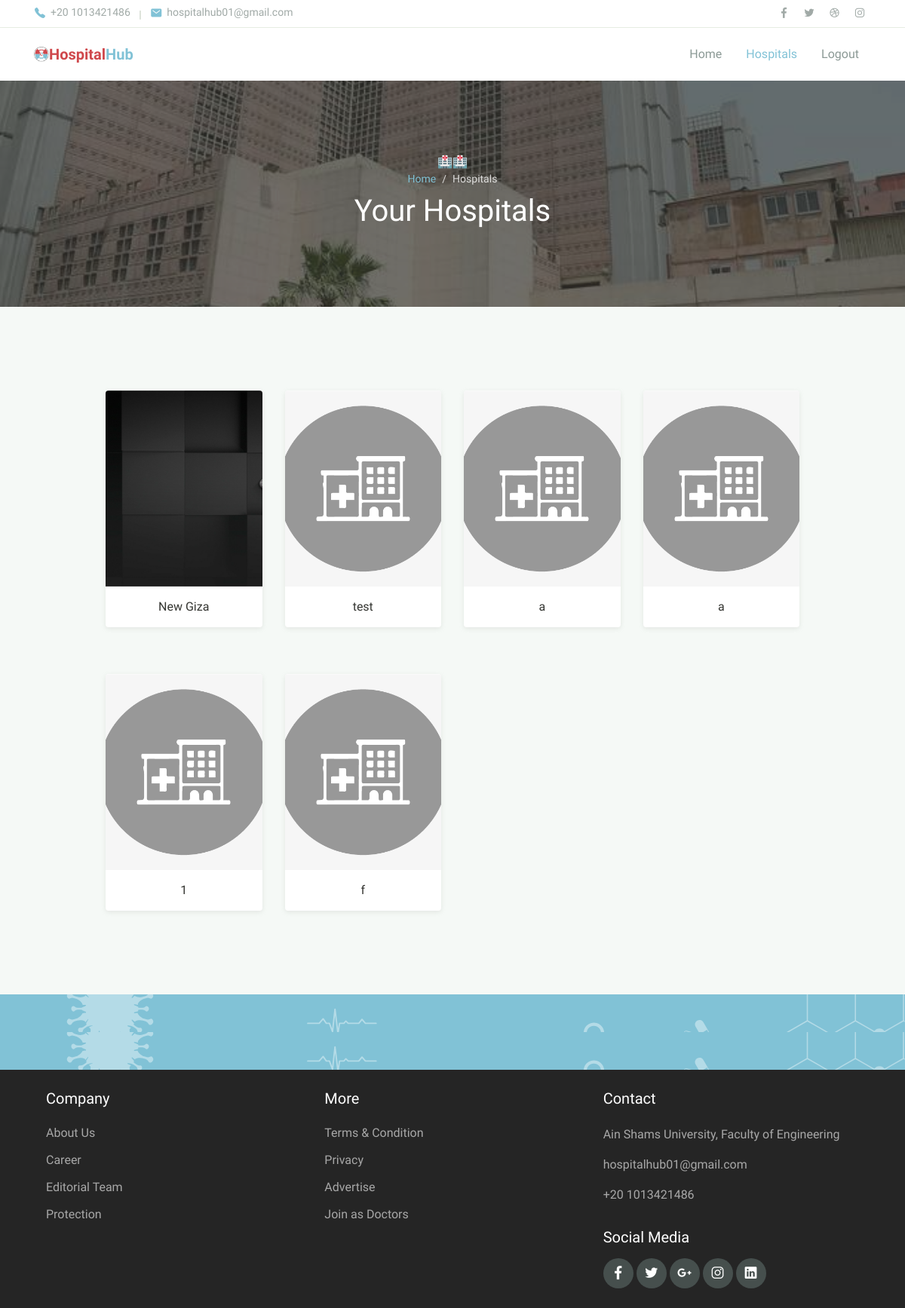
/hospital_hub/owner/view_hospitals (signed in), run on an earlier commit of the app's database.
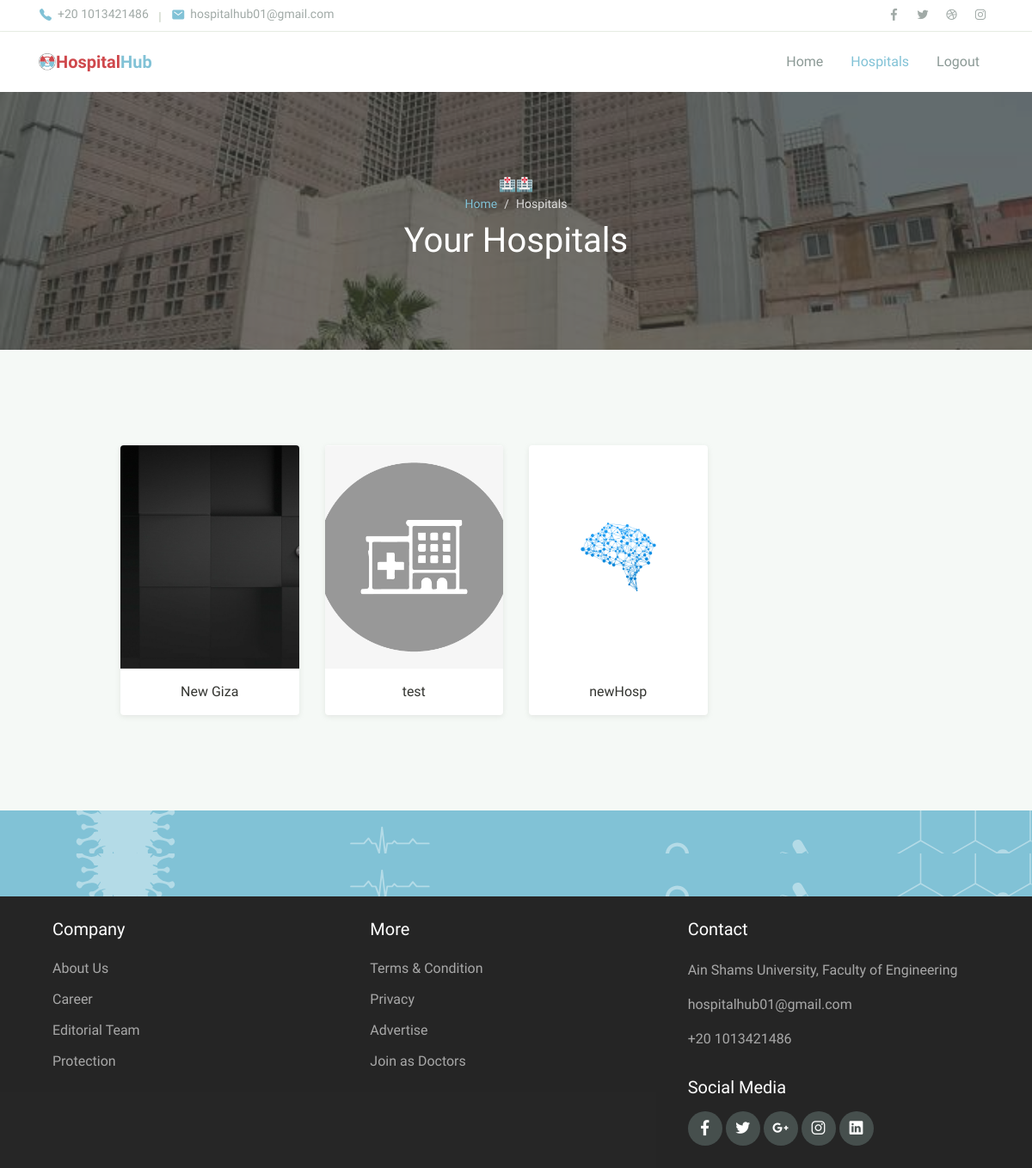
And on a later commit of the database.
### hospital_hub/models.py (models this page shows, shortened)
class Hospital(models.Model):
    name = models.CharField(max_length=100)
    city = models.ForeignKey(City, on_delete=models.PROTECT, null=True)
    specialities = models.ManyToManyField(Speciality, blank=True, null=True)
    image = models.ImageField(
        upload_to="media/", null=True, default="media/no_hospital_img.png")

### hospital_hub/views.py (the view)
# urls.py: path('owner/view_hospitals', views.Owner.OwnerViewHospitals,
    def OwnerViewHospitals(request):
        if not request.user.is_authenticated:
            return HttpResponseRedirect(reverse('owner_login'))
        elif not request.user.is_owner:
            return HttpResponseRedirect(reverse('home'))
        hospitals = HospitalModel.objects.all()
        if hospitals.count() == 0:
            return render(request, "hospital_hub/Owner/owner_view_hospitals.html", {"hospitals": None})
        else:
            return render(request, "hospital_hub/Owner/owner_view_hospitals.html", {"hospitals": hospitals})

### hospital_hub/models.py (called while the page is built)
    @property
    def is_owner(self):
        return self.owner

### hospital_hub/templates/hospital_hub/Owner/owner_view_hospitals.html (shortened to what this page needs)
{%extends 'hospital_hub/Admin/admin_layout.html'%}
{%load static%}
{%block body%}
<header>
    <nav class="navbar navbar-expand-lg navbar-light shadow-sm">
        <div class="container">
            <img src="{%static 'hospital_hub/assets/img/logo2.png'%}" alt="" style="width:20px;">
            <a style="color:#81C2D6" class="navbar-brand" href="#"><span class="text-primary2">Hospital</span>Hub </a>
            <div class="collapse navbar-collapse" id="navbarSupport">
                    <ul class="navbar-nav ml-auto">
                        <li class="nav-item ">
                            <a class="nav-link " href="{%url 'owner_home'%}">Home</a>
                        </li>
                            <li class="nav-item">
                            <a class="nav-link active" href="{%url 'owner_view_hospitals'%}">Hospitals</a>
                        </li>
                        <li class="nav-item">
                            <a class="nav-link" href="{%url 'owner_logout'%}">Logout</a>
                        </li>
                    </ul>
                </div>
        </div>
    </nav>
</header>
<div class="page-banner overlay-dark bg-image"
    style="background-image: url(../../../static/hospital_hub/assets/img/bg_image_1.jpg)">
    <div class="banner-section">
        <div class="container text-center wow fadeInUp">
            <span class="subhead">🏥{{hospital_name}}🏥</span>
            <nav aria-label="Breadcrumb">
                <ol class="breadcrumb breadcrumb-dark bg-transparent justify-content-center py-0 mb-2">
                    <li class="breadcrumb-item"><a href="{%url 'owner_home'%}">Home</a></li>
                    <li class="breadcrumb-item active" aria-current="page">
                        Hospitals
                    </li>
                </ol>
            </nav>
            <h1 class="font-weight-normal">Your Hospitals</h1>
        </div>
    </div>
</div>
<div class="page-section bg-light">
    <div class="container">
        <div class="row justify-content-center">
            <div class="col-lg-10">
                <div class="row">
                    {%if hospitals %}
                        {%for hospital in hospitals %}
                            <div class="col-md-6 col-lg-3 py-3 wow zoomIn">
                                <div class="card-doctor">
                                    <div class="header">
                                        {%if hospital.image %}
                                            <img src="{{hospital.image.url}}" alt="" height="260" style="object-fit: cover;">
                                        {% else %}
                                            <img src="https://www.w3schools.com/images/lamp.jpg" alt="" height="260" style="object-fit: cover;">
                                        {%endif%}
                                    </div>
                                    <div class="body">
                                        <p class="text-x2 mb-0" style="text-align: center">
                                            {{hospital.name}}
                                        </p>
                                    </div>
                                </div>
                            </div>
                        {%endfor%}
                    {%else%}
                        <h1 style="color:grey;">Your have no hospitals added yet.</h1>
                    {%endif%}
                </div>
            </div>
        </div>
    </div>
                                </div>
<div class="page-section banner-home bg-image"
style="background-image: url(../assets/img/banner-pattern.svg)">
<div class="container py-5 py-lg-0">
    <div class="row align-items-center">
        <div class="col-lg-12 wow zoomIn">
        </div>
    </div>
</div>
</div>
{%endblock%}

What changed in the data, as far as the page shows it:
removed Hospital: image (picture), name "a"
removed Hospital: image (picture), name "a"
removed Hospital: image (picture), name "1"
removed Hospital: image (picture), name "f"
added Hospital: image (picture), name "newHosp"
